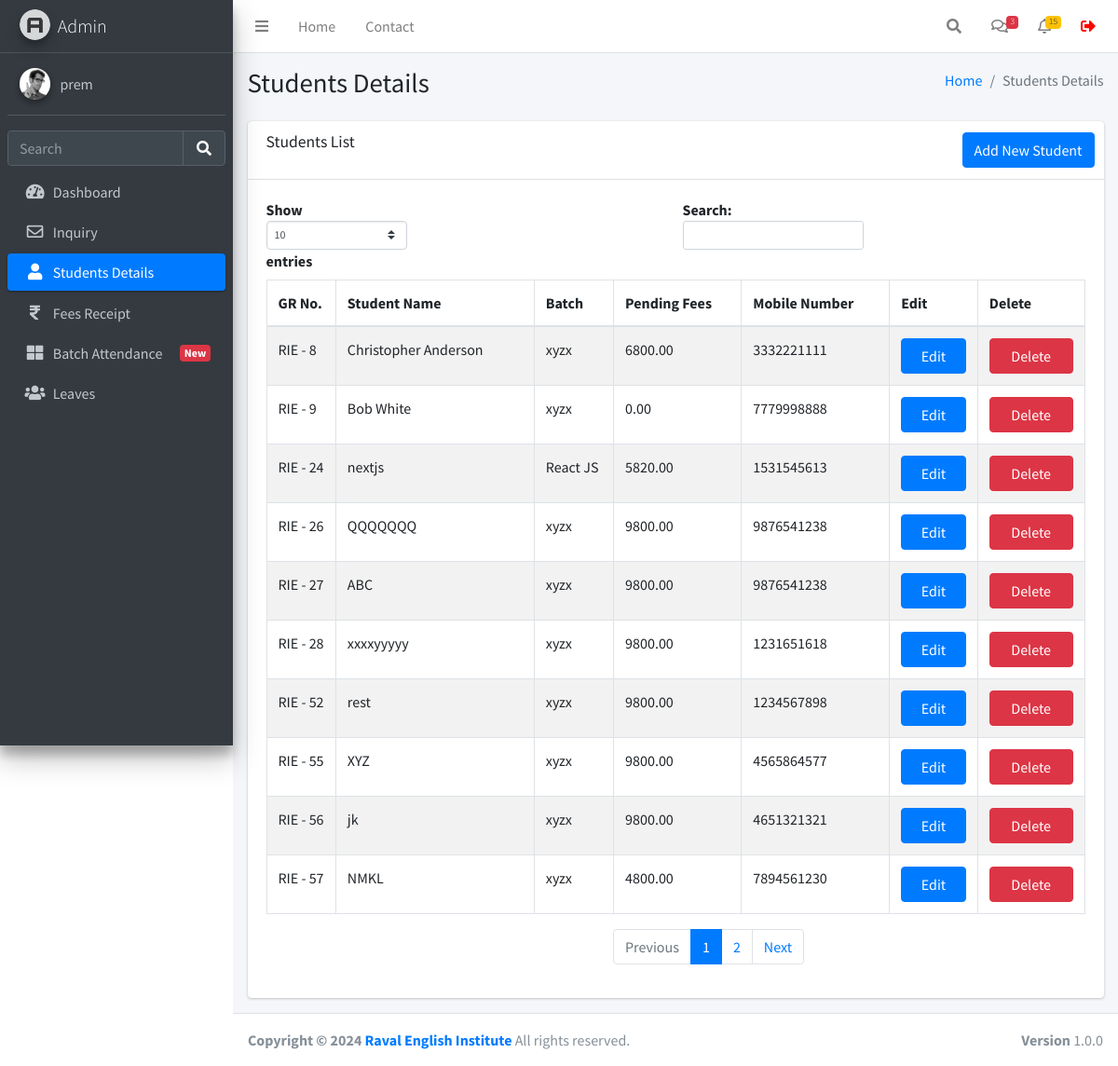
Page /studentsdetails.php (signed in) on the earlier database version.
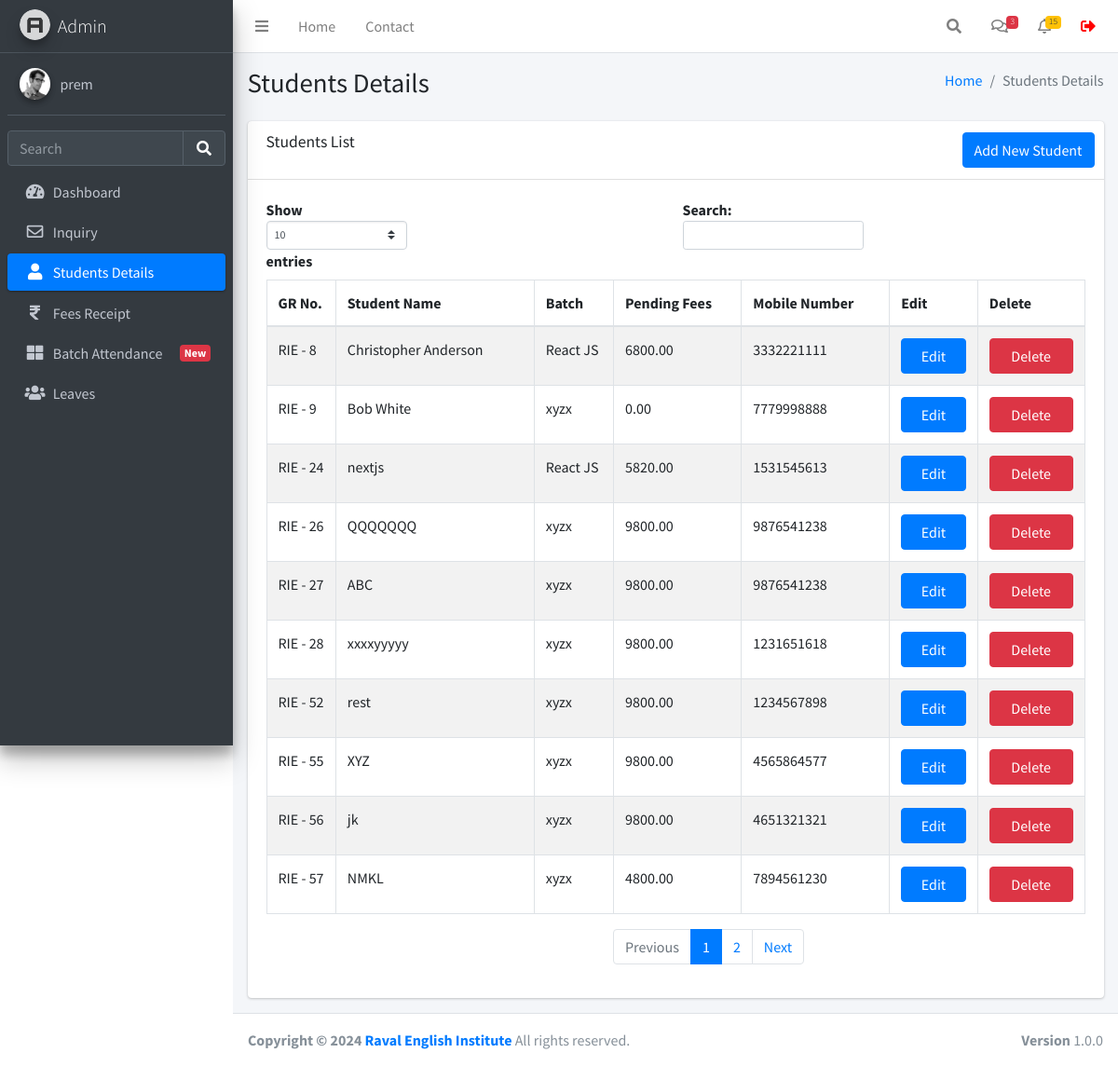
Same page on the later database version.
### tables this page shows
CREATE TABLE `users` (
  `id` int(11) NOT NULL,
  `username` varchar(255) NOT NULL,
  `fullname` varchar(255) NOT NULL,
  `email` varchar(255) NOT NULL,
  `mobile` varchar(255) NOT NULL,
  `password` varchar(255) NOT NULL,
  `created_at` datetime NOT NULL DEFAULT current_timestamp()
);

CREATE TABLE `studentinfo` (
  `id` int(11) NOT NULL,
  `name` varchar(255) DEFAULT NULL,
  `batch` int(11) DEFAULT NULL,
  `batch_name` varchar(255) DEFAULT NULL,
  `father_name` varchar(255) DEFAULT NULL,
  `mother_name` varchar(255) DEFAULT NULL,
  `dob` date DEFAULT NULL,
  `gender` varchar(50) DEFAULT NULL,
  `mobile_number` varchar(15) DEFAULT NULL,
  `fee_status` varchar(50) DEFAULT NULL,
  `profession` varchar(100) DEFAULT NULL,
  `address` varchar(255) DEFAULT NULL,
  `admission_time` date DEFAULT NULL,
  `created_at` datetime NOT NULL DEFAULT current_timestamp(),
  `pending_fees` decimal(10,2) DEFAULT 0.00
);

### function.php (called while the page is built, shortened)
<?php
require_once('db.php');
function selectFromTable($tableName, $columns, $whereConditions) {
    global $db;
    try {
        $sql = "SELECT " . implode(', ', $columns) . " FROM $tableName";
        $stmt = $db->prepare($sql);
        $stmt->execute();
        return $stmt->fetchAll(PDO::FETCH_ASSOC);
    } catch (PDOException $e) {
        return false;
    }
}
?>

### studentsdetails.php (the view, shortened to what this page needs)
<!DOCTYPE html>
<html lang="en">
<head>
</head>
<?php include ('./header.php'); ?>
<div class="content-wrapper">
  <div class="content-header">
    <div class="container-fluid">
      <div class="row mb-2">
        <div class="col-sm-6">
          <h1 class="m-0">Students Details</h1>
        </div>
        <div class="col-sm-6">
          <ol class="breadcrumb float-sm-right">
            <li class="breadcrumb-item"><a href="./dashboard.php">Home</a></li>
            <li class="breadcrumb-item active">Students Details</li>
          </ol>
        </div>
      </div>
    </div>
  </div>
  <section class="content">
    <div class="container-fluid">
      <div class="row">
        <div class="col-12">
          <div class="card">
            <div class="card-header">
              <h3 class="card-title">Students List</h3>
              <div class="card-tools">
                <a href="./studentform.php" class="btn btn-primary">Add New Student</a>
              </div>
            </div>
            <div class="card-body">
              <div class="table-responsive">
                <table id="example1" class="table table-bordered table-striped">
                  <thead>
                    <tr>
                      <th>GR No.</th>
                      <th>Student Name</th>
                      <th>Batch</th>
                      <th>Pending Fees</th>
                      <th>Mobile Number</th>
                      <th>Edit</th>
                      <th>Delete</th>
                    </tr>
                  </thead>
                  <tbody>
                    <?php
                    require_once 'function.php';
                    $rows = selectFromTable('studentinfo', ['id', 'name', 'batch', 'batch_name', 'pending_fees', 'mobile_number'], []);
                    foreach ($rows as $row) {
                      echo "<tr>";
                      echo "<td> RIE - " . $row['id'] . "</td>";
                      echo "<td>" . $row['name'] . "</td>";
                      echo "<td>" . $row['batch_name'] . "</td>";
                      echo "<td>" . $row['pending_fees'] . "</td>";
                      echo "<td>" . $row['mobile_number'] . "</td>";
                      echo "<td><a href='javascript:void(0);' onclick='confirmEdit(" . $row['id'] . ")' class='btn btn-primary col-md-12'>Edit</a></td>";
                      echo "<td><a href='javascript:void(0);' onclick='confirmDelete(" . $row['id'] . ")' class='btn btn-danger col-md-12'>Delete</a></td>";
                      echo "</tr>";
                    }
                    ?>
                  </tbody>
                </table>
              </div>
            </div>
          </div>
        </div>
      </div>
    </div>
  </section>
</div>
<?php include ('./footer.php'); ?>

### header.php (shortened to what this page needs)
<?php
require_once 'db.php';
$query = $db->prepare("SELECT * FROM users WHERE id = :id");
$query->execute(['id' => $_SESSION['user_id']]);
$user = $query->fetch(PDO::FETCH_ASSOC);
?>
<!DOCTYPE html>
<html lang="en">
<head>
  <link rel="stylesheet" href="./plugins/fontawesome-free/css/all.min.css">
  <link rel="stylesheet" href="https://code.ionicframework.com/ionicons/2.0.1/css/ionicons.min.css">
  <link rel="stylesheet" href="./plugins/icheck-bootstrap/icheck-bootstrap.min.css">
  <link rel="stylesheet" href="./asset/css/adminlte.min.css">
</head>
<body class="hold-transition sidebar-mini layout-fixed">
<div class="wrapper">
  <nav class="main-header navbar navbar-expand navbar-white navbar-light sticky-top">
    <ul class="navbar-nav">
      <li class="nav-item">
        <a class="nav-link" data-widget="pushmenu" href="#" role="button"><i class="fas fa-bars"></i></a>
      </li>
      <li class="nav-item d-none d-sm-inline-block">
        <a href="./dashboard.php" class="nav-link">Home</a>
      </li>
      <li class="nav-item d-none d-sm-inline-block">
        <a href="#" class="nav-link">Contact</a>
      </li>
    </ul>
    <ul class="navbar-nav ml-auto">
      <li class="nav-item">
        <a class="nav-link" data-widget="navbar-search" href="#" role="button">
          <i class="fas fa-search"></i>
        </a>
      </li>
      <li class="nav-item dropdown">
        <a class="nav-link" data-toggle="dropdown" href="#">
          <i class="far fa-comments"></i>
          <span class="badge badge-danger navbar-badge">3</span>
        </a>
      </li>
      <li class="nav-item dropdown">
        <a class="nav-link" data-toggle="dropdown" href="#">
          <i class="far fa-bell"></i>
          <span class="badge badge-warning navbar-badge">15</span>
        </a>
      </li>
      <li class="nav-item">
        <form method="POST">
        <button class="nav-link" type="submit" name="logout" style="
        text-decoration: none;
        border: none;
        background-color: transparent;">
        <i class="fas fa-sign-out-alt" style="color: red;"></i>
        </button>
      </li>
    </ul>
  </nav>
  <aside class="main-sidebar sidebar-dark-primary elevation-4">
    <a href="./dashboard.php" class="brand-link">
      <img src="./asset/img/AdminLTELogo.png" alt="AdminLTE Logo" class="brand-image img-circle elevation-3" style="opacity: .8">
      <span class="brand-text font-weight-light">Admin</span>
    </a>
    <div class="sidebar">
      <div class="user-panel mt-3 pb-3 mb-3 d-flex">
        <div class="image">
          <img src="./asset/img/user2-160x160.jpg" class="img-circle elevation-2" alt="User Image">
        </div>
        <div class="info">
          <a href="./profile.php" class="d-block"><?php echo $user['username']; ?></a>
        </div>
      </div>
      <div class="form-inline">
        <div class="input-group" data-widget="sidebar-search">
          <input class="form-control form-control-sidebar" type="search" placeholder="Search" aria-label="Search">
          <div class="input-group-append">
            <button class="btn btn-sidebar">
              <i class="fas fa-search fa-fw"></i>
            </button>
          </div>
        </div>
      </div>
      <nav class="mt-2">
        <ul class="nav nav-pills nav-sidebar flex-column" data-widget="treeview" role="menu" data-accordion="false">
          <li class="nav-item">
            <a href="./dashboard.php" class="nav-link
            <?php if (strpos($_SERVER['REQUEST_URI'], 'dashboard.php') !== false) {echo "active";}?>">
              <i class="nav-icon fas fa-tachometer-alt"></i>
              <p>
                Dashboard
              </p>
            </a>
          </li>
          <li class="nav-item">
            <a href="./inquiry.php" class="nav-link
            <?php if (strpos($_SERVER['REQUEST_URI'], 'inquiry.php') !== false) {echo "active";}?>">
              <i class="nav-icon far fa-envelope"></i>
              <p>
              Inquiry
              </p>
            </a>
          <li class="nav-item">
            <a href="./studentsdetails.php" class="nav-link
            <?php if (strpos($_SERVER['REQUEST_URI'], 'studentsdetails.php') !== false) {echo "active";}?>">
              <i class="nav-icon fas fa-user"></i>
              <p>
                Students Details
              </p>
            </a>
          </li>
          <li class="nav-item">
            <a href="./fees.php" class="nav-link
            <?php if (strpos($_SERVER['REQUEST_URI'], 'fees.php') !== false) {echo "active";}?>">
            <i class="nav-icon fas fa-rupee-sign"></i>
              <p>
                Fees Receipt
              </p>
            </a>
          </li>
          <li class="nav-item">
            <a href="./batch.php" class="nav-link
            <?php if (strpos($_SERVER['REQUEST_URI'], 'batch.php') !== false) {echo "active";}?>">
            <i class="nav-icon fas fa-th-large"></i>
              <p>
                Batch Attendance
                <span class="badge badge-danger right">New</span>
              </p>
            </a>
          </li>
          <li class="nav-item">
            <a href="./leaves.php" class="nav-link
            <?php if (strpos($_SERVER['REQUEST_URI'], 'leaves.php') !== false) {echo "active";}?>">
              <i class="nav-icon fas fa-users"></i>
              <p>
                Leaves
              </p>
            </a>
          </li>
        </ul>
      </nav>
    </div>
  </aside>

### footer.php (shortened to what this page needs)
</div>
<footer class="main-footer">
    <strong>Copyright &copy; 2024 <a href="https://ravalenglishinstitute.com/" target="_blank">Raval English Institute</a></strong>
    All rights reserved.
    <div class="float-right d-none d-sm-inline-block">
      <b>Version</b> 1.0.0
    </div>
  </footer>
</body>
</html>

Differences in the rows shown:
changed studentinfo "Christopher Anderson": batch_name "xyzx" → "React JS"
